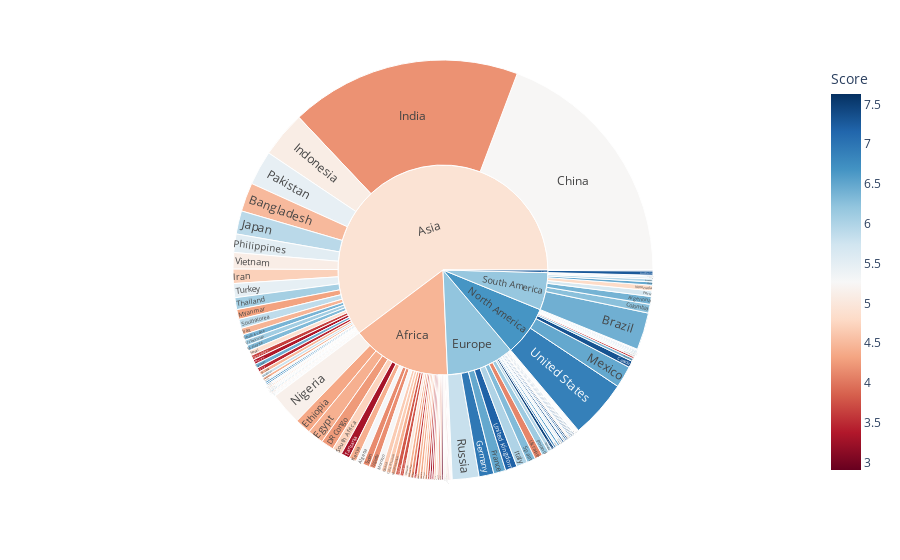

Here is the notebook cell this chart was saved with:
### Code cell
fig = px.sunburst(df18, path=['Continent', 'Country/Region'], values='Population',
                  color='Score', hover_data=['alpha2'], color_continuous_scale=px.colors.sequential.RdBu)
fig.show()

### Figure 1 — Plotly figure (JSON) as saved in the notebook; plotly's stock layout.template omitted (floating-point values rounded to 4 significant figures; data arrays with more than 128 entries replaced by an {"elided": "..."} marker saying what was removed)
{"data": [{"branchvalues": "total", "customdata": {"elided": "161x2 mixed values"}, "domain": {"x": [0, 1], "y": [0, 1]}, "hovertemplate": "labels=%{label}<br>Population=%{value}<br>parent=%{parent}<br>id=%{id}<br>alpha2=%{customdata[0]}<br>Score=%{color}<extra></extra>", "ids": {"elided": "161 str values"}, "labels": {"elided": "161 str values"}, "marker": {"coloraxis": "coloraxis", "colors": {"elided": "161 float values"}}, "name": "", "parents": {"elided": "161 str values"}, "type": "sunburst", "values": {"elided": "161 int values"}}], "layout": {"coloraxis": {"colorbar": {"title": {"text": "Score"}}, "colorscale": [[0, "rgb(103,0,31)"], [0.1, "rgb(178,24,43)"], [0.2, "rgb(214,96,77)"], [0.3, "rgb(244,165,130)"], [0.4, "rgb(253,219,199)"], [0.5, "rgb(247,247,247)"], [0.6, "rgb(209,229,240)"], [0.7, "rgb(146,197,222)"], [0.8, "rgb(67,147,195)"], [0.9, "rgb(33,102,172)"], [1, "rgb(5,48,97)"]]}, "legend": {"tracegroupgap": 0}, "margin": {"t": 60}}}
